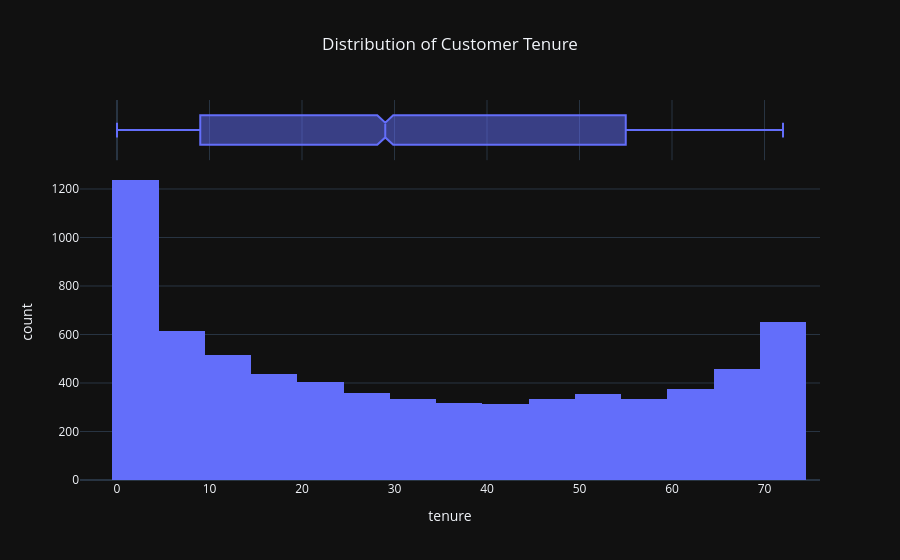

The cell this chart's notebook holds for it:
### Code cell
fig=px.histogram(df,
                 x='tenure',
                 nbins=30,
                 marginal='box',
                 title='Distribution of Customer Tenure',
                
                 )
fig.update_layout(title_x=0.5,template='plotly_dark')

fig.show()

### Figure 1 — Plotly figure (JSON) as saved in the notebook; plotly's stock layout.template omitted (floating-point values rounded to 4 significant figures; data arrays with more than 128 entries replaced by an {"elided": "..."} marker saying what was removed)
{"data": [{"bingroup": "x", "hovertemplate": "tenure=%{x}<br>count=%{y}<extra></extra>", "legendgroup": "", "marker": {"color": "#636efa", "pattern": {"shape": ""}}, "name": "", "nbinsx": 30, "orientation": "v", "showlegend": false, "type": "histogram", "x": {"elided": "7043 int values"}, "xaxis": "x", "yaxis": "y"}, {"hovertemplate": "tenure=%{x}<extra></extra>", "legendgroup": "", "marker": {"color": "#636efa"}, "name": "", "notched": true, "showlegend": false, "type": "box", "x": {"elided": "7043 int values"}, "xaxis": "x2", "yaxis": "y2"}], "layout": {"barmode": "relative", "legend": {"tracegroupgap": 0}, "title": {"text": "Distribution of Customer Tenure", "x": 0.5}, "xaxis": {"anchor": "y", "domain": [0, 1], "title": {"text": "tenure"}}, "xaxis2": {"anchor": "y2", "domain": [0, 1], "matches": "x", "showgrid": true, "showticklabels": false}, "yaxis": {"anchor": "x", "domain": [0, 0.8316], "title": {"text": "count"}}, "yaxis2": {"anchor": "x2", "domain": [0.8416, 1], "matches": "y2", "showgrid": false, "showline": false, "showticklabels": false, "ticks": ""}}}
